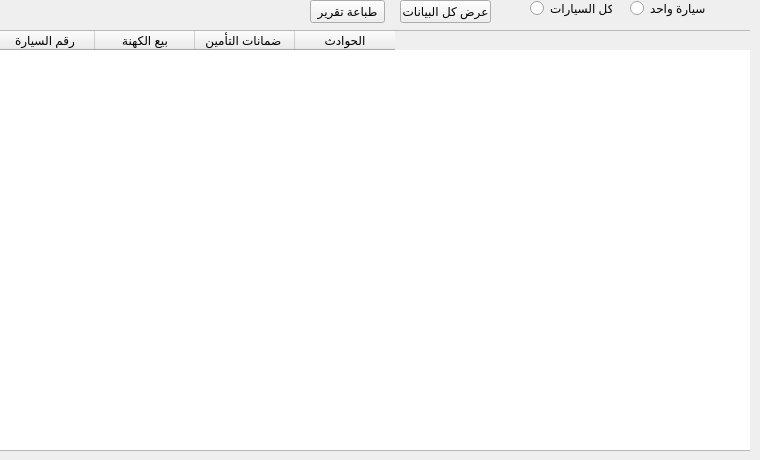
      <widget class="QWidget" name="tab_14">
       <attribute name="title">
        <string>الايرادات</string>
       </attribute>
       <widget class="QGroupBox" name="groupBox_5">
        <property name="geometry">
         <rect>
          <x>-1</x>
          <y>30</y>
          <width>751</width>
          <height>421</height>
         </rect>
        </property>
        <property name="title">
         <string/>
        </property>
        <widget class="QTableWidget" name="tableWidget_5">
         <property name="geometry">
          <rect>
           <x>-5</x>
           <y>0</y>
           <width>761</width>
           <height>421</height>
          </rect>
         </property>
         <column>
          <property name="text">
           <string>رقم السيارة</string>
          </property>
         </column>
         <column>
          <property name="text">
           <string>بيع الكهنة</string>
          </property>
         </column>
         <column>
          <property name="text">
           <string>ضمانات التأمين </string>
          </property>
         </column>
         <column>
          <property name="text">
           <string>الحوادث</string>
          </property>
         </column>
        </widget>
       </widget>
       <widget class="QPushButton" name="pushButton_10">
        <property name="geometry">
         <rect>
          <x>400</x>
          <y>0</y>
          <width>91</width>
          <height>23</height>
         </rect>
        </property>
        <property name="text">
         <string>عرض كل البيانات</string>
        </property>
       </widget>
       <widget class="QRadioButton" name="radioButton_9">
        <property name="geometry">
         <rect>
          <x>530</x>
          <y>0</y>
          <width>82</width>
          <height>17</height>
         </rect>
        </property>
        <property name="text">
         <string>كل السيارات</string>
        </property>
       </widget>
       <widget class="QRadioButton" name="radioButton_10">
        <property name="geometry">
         <rect>
          <x>630</x>
          <y>0</y>
          <width>82</width>
          <height>17</height>
         </rect>
        </property>
        <property name="text">
         <string>سيارة واحد</string>
        </property>
       </widget>
       <widget class="QPushButton" name="pushButton_11">
        <property name="geometry">
         <rect>
          <x>310</x>
          <y>0</y>
          <width>75</width>
          <height>23</height>
         </rect>
        </property>
        <property name="text">
         <string>طباعة تقرير</string>
        </property>
       </widget>
      </widget>
